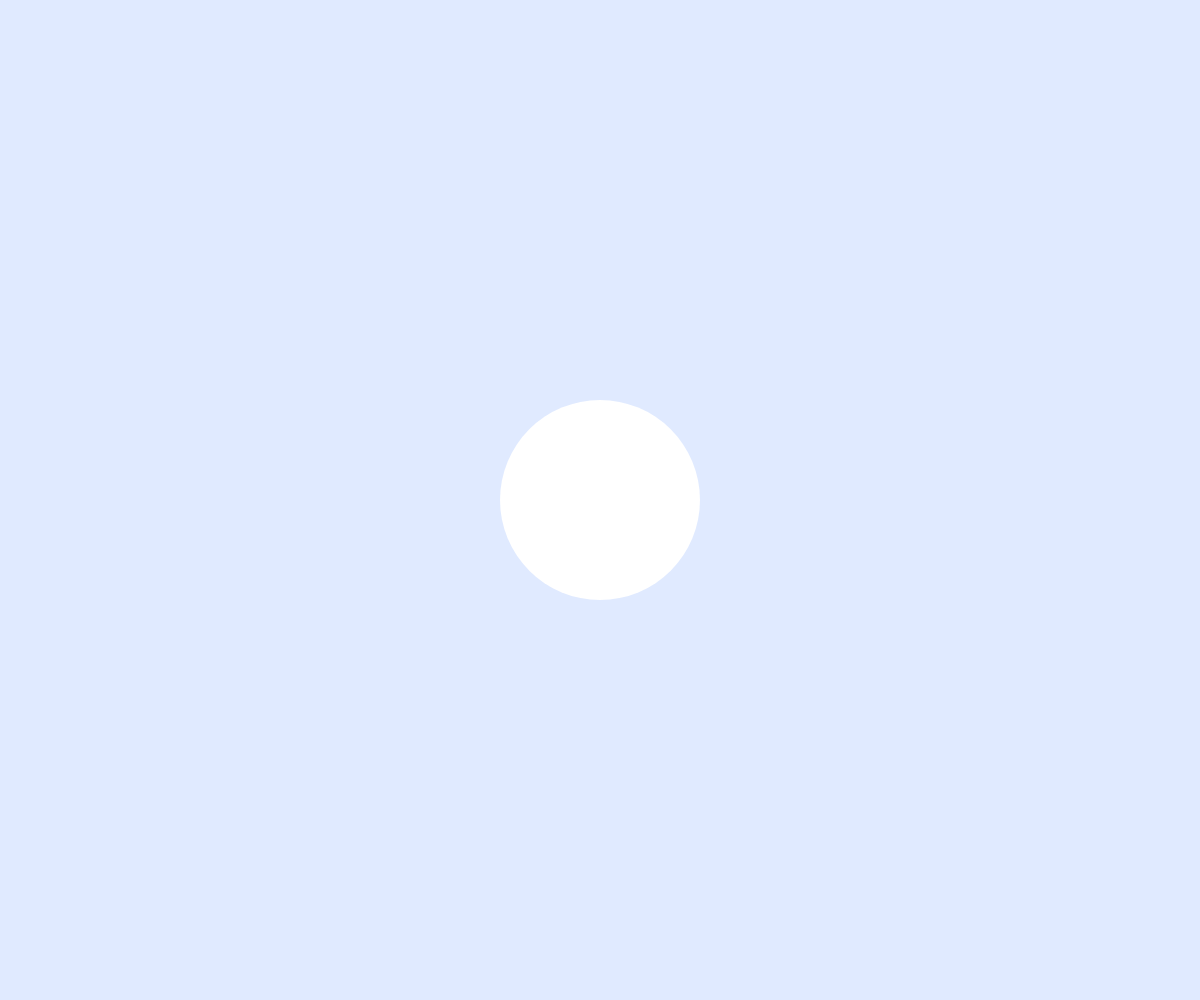
Frame 1 (no input)
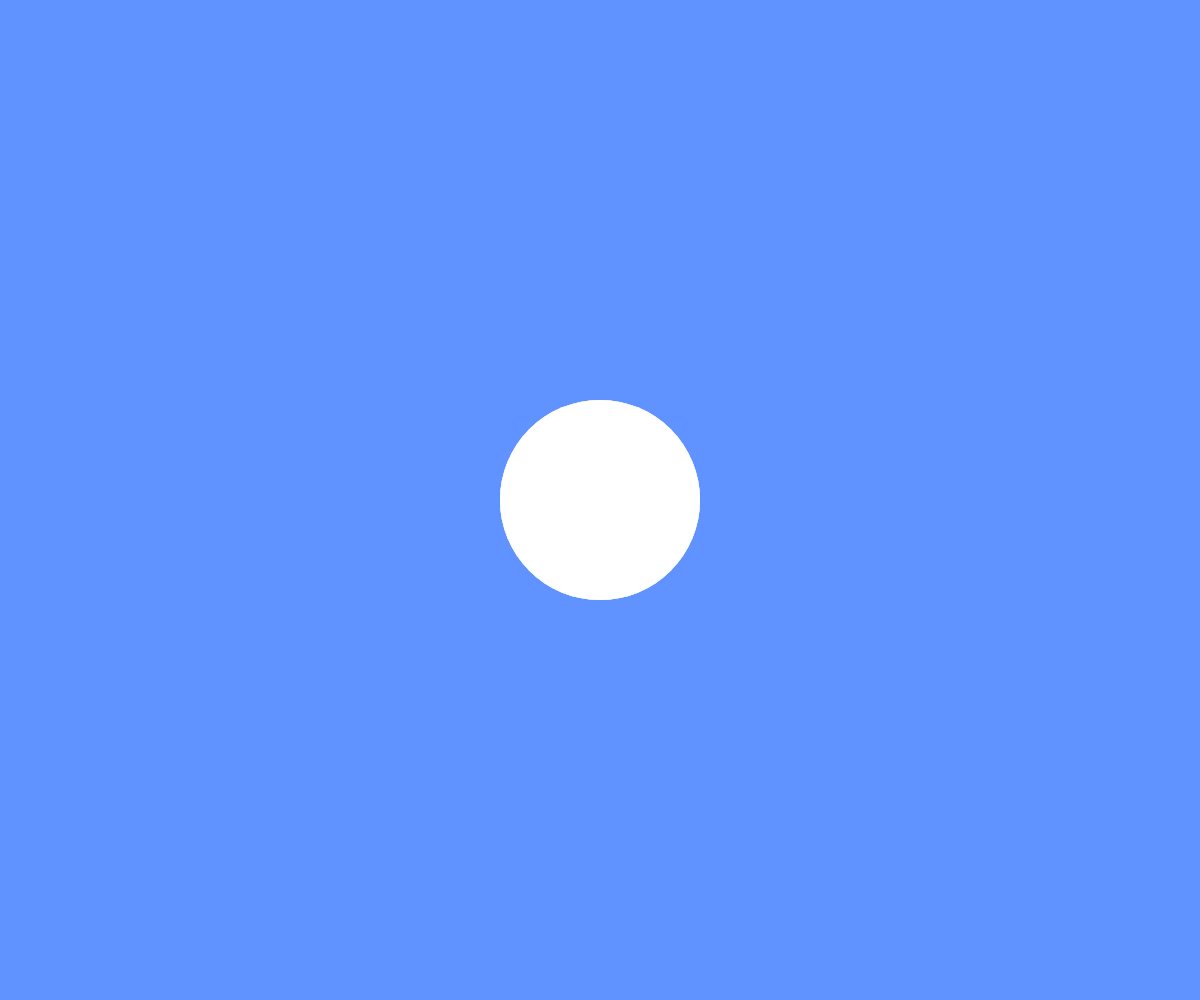
Frame 60 (no input)
Frame 120 (the mouse pressed at the canvas centre since frame 60): identical to frame 60, image omitted

The p5.js sketch that drew these frames (run headless with seeded random() and noise() and a simulated clock; from frame 60 on, the mouse is pressed at the canvas centre):

// p5.js sketch
// ── sketch.js
function setup() {
  // Create a canvas that fills the entire browser window
  createCanvas(windowWidth, windowHeight);
}

function draw() {
background(100, 150, 255, 50);
noStroke();
circle (windowWidth/2, windowHeight/2, 200);
}
